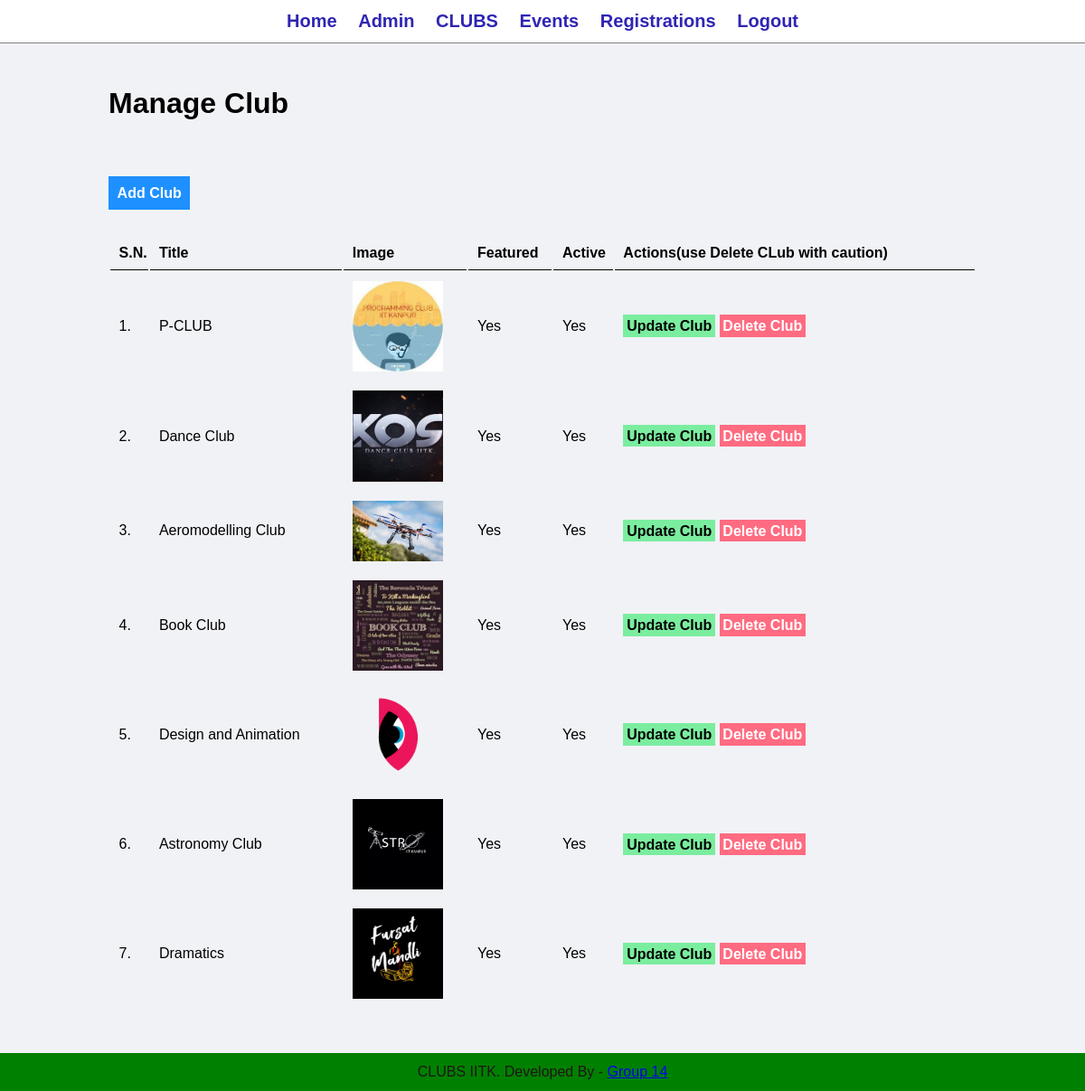
Screenshot of /admin/manage-club.php (signed in) with the database file from the repository.
### tables this page shows
CREATE TABLE `tbl_clubs` (
  `id` int(10) UNSIGNED NOT NULL,
  `title` varchar(100) NOT NULL,
  `image_name` varchar(255) NOT NULL,
  `featured` varchar(10) NOT NULL,
  `active` varchar(10) NOT NULL
);

### admin/manage-club.php (the view, shortened to what this page needs)
<?php include('partials/menu.php'); ?>
<div class="main-content">
    <div class="wrapper">
        <h1>Manage Club</h1>
        <br /><br />
        <br><br>
                <a href="<?php echo SITEURL; ?>admin/add-club.php" class="btn-primary">Add Club</a>
                <br /><br /><br />
                <table class="tbl-full">
                    <tr>
                        <th>S.N.</th>
                        <th>Title</th>
                        <th>Image</th>
                        <th>Featured</th>
                        <th>Active</th>
                        <th>Actions(use Delete CLub with caution)</th>
                    </tr>
                    <?php
                        $sql = "SELECT * FROM tbl_clubs";
                        $res = mysqli_query($conn, $sql);
                        $count = mysqli_num_rows($res);
                        $sn=1;
                        if($count>0)
                        {
                            while($row=mysqli_fetch_assoc($res))
                            {
                                $id = $row['id'];
                                $title = $row['title'];
                                $image_name = $row['image_name'];
                                $featured = $row['featured'];
                                $active = $row['active'];
                                ?>
                                    <tr>
                                        <td><?php echo $sn++; ?>. </td>
                                        <td><?php echo $title; ?></td>
                                        <td>
                                            <?php
                                                if($image_name!="")
                                                {
                                                    ?>
                                                    <img src="<?php echo SITEURL; ?>images/clubs/<?php echo $image_name; ?>" width="100px" >
                                                    <?php
                                                }
                                                else
                                                {
                                                    echo "<div class='error'>Image not Added.</div>";
                                                }
                                            ?>
                                        </td>
                                        <td><?php echo $featured; ?></td>
                                        <td><?php echo $active; ?></td>
                                        <td>
                                            <a href="<?php echo SITEURL; ?>admin/update-club.php?id=<?php echo $id; ?>" class="btn-secondary">Update Club</a>
                                            <a href="<?php echo SITEURL; ?>admin/delete-club.php?id=<?php echo $id; ?>&image_name=<?php echo $image_name; ?>" class="btn-danger">Delete Club</a>
                                        </td>
                                    </tr>
                                <?php
                            }
                        }
                        else
                        {
                            ?>
                            <tr>
                                <td colspan="6"><div class="error">No Club Added.</div></td>
                            </tr>
                            <?php
                        }
                    ?>
                </table>
    </div>
</div>
<?php include('partials/footer.php'); ?>

### css/admin.css (style rules this page uses)
* { margin: 0; padding: 0; font-family: Arial, Helvetica, sans-serif; }
.wrapper { padding: 1%; width: 80%; margin: 0 auto; }
.tbl-full { width: 100%; }
table tr th { border-bottom: 1px solid black; padding: 1%; text-align: left; }
table tr td { padding: 1%; }
.btn-primary { background-color: #1e90ff; padding: 1%; color: white; text-decoration: none; font-weight: bold; }
.btn-secondary { background-color: #7bed9f; padding: 1%; color: black; text-decoration: none; font-weight: bold; }
.btn-danger { background-color: #ff6b81; padding: 1%; color: white; text-decoration: none; font-weight: bold; }
.main-content { background-color: #f1f2f6; padding: 3% 0; }

### rows the page displays
tbl_clubs: title "P-CLUB", image_name (picture), featured "Yes", active "Yes"
tbl_clubs: title "Dance Club", image_name (picture), featured "Yes", active "Yes"
tbl_clubs: title "Aeromodelling Club", image_name (picture), featured "Yes", active "Yes"
tbl_clubs: title "Book Club", image_name (picture), featured "Yes", active "Yes"
tbl_clubs: title "Design and Animation", image_name (picture), featured "Yes", active "Yes"
tbl_clubs: title "Astronomy Club", image_name (picture), featured "Yes", active "Yes"
tbl_clubs: title "Dramatics", image_name (picture), featured "Yes", active "Yes"
